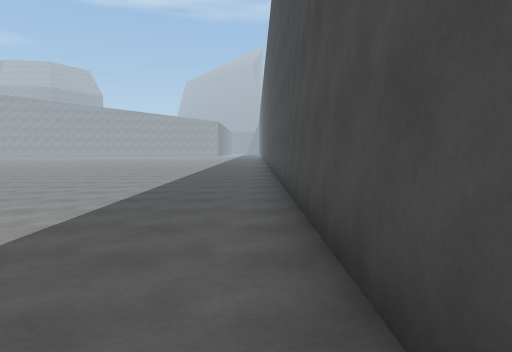
View 1 (above)

24 first-person views from a walk through a scene from a Unity 3-D project. The camera is 1.5 m above the floor, tilts 4° down and sees 70° across. The floor is counted in squares, 2 m on a side. Each view is taken from the middle of a square. On the plan, view 1 faces up. The plan holds only what a view shows up to about 11 squares ahead; the rest is blank. The place goes on beyond the plan. The player character is not drawn.

View 2
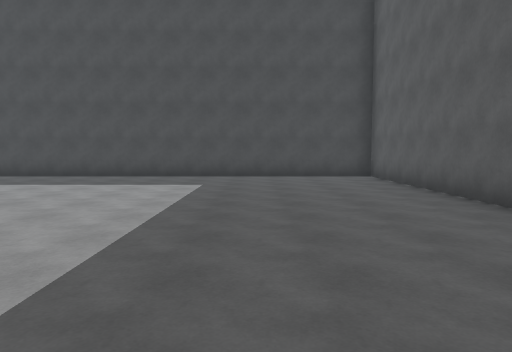

View 3
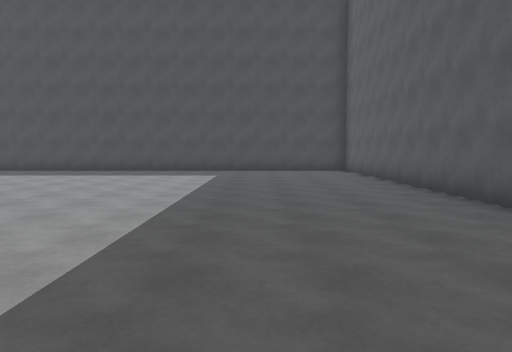

View 4
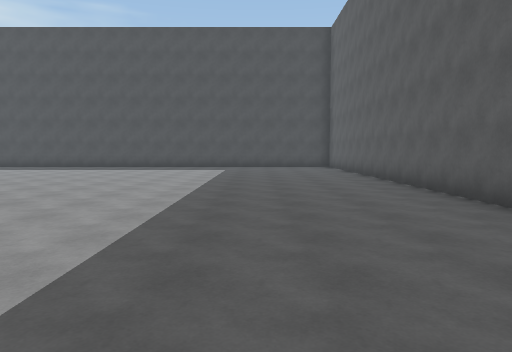

View 5
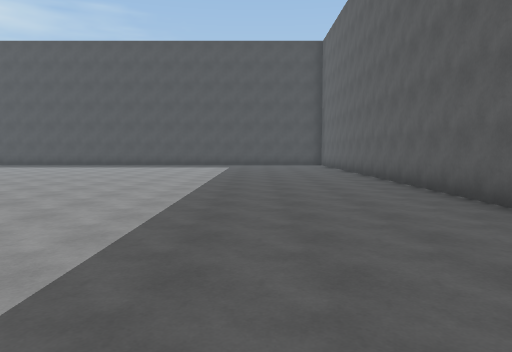

View 6
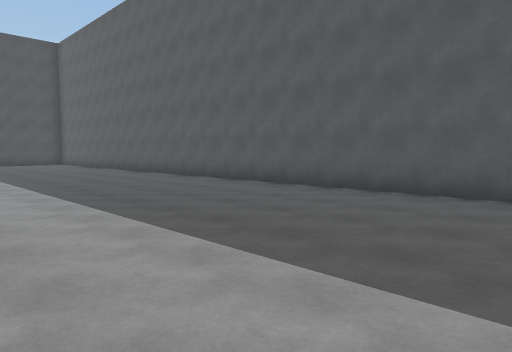

View 7
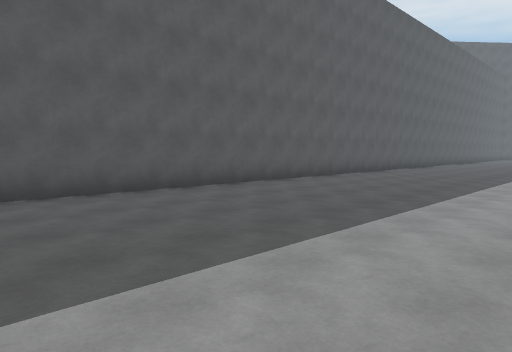

View 8
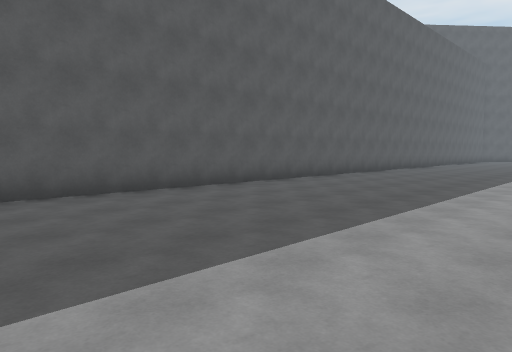

View 9
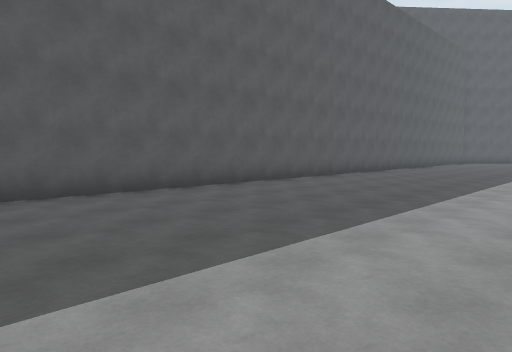

View 10
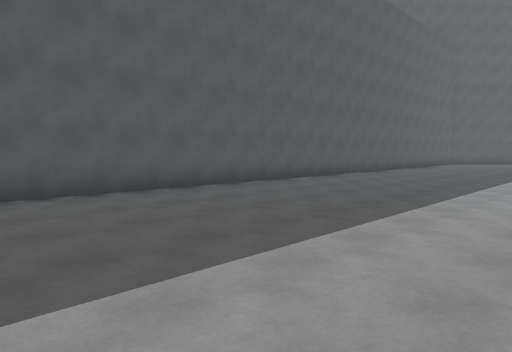

View 11
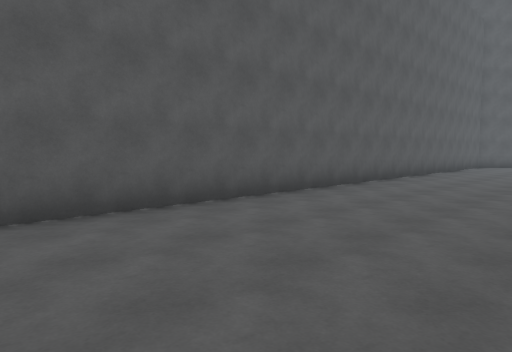

View 12
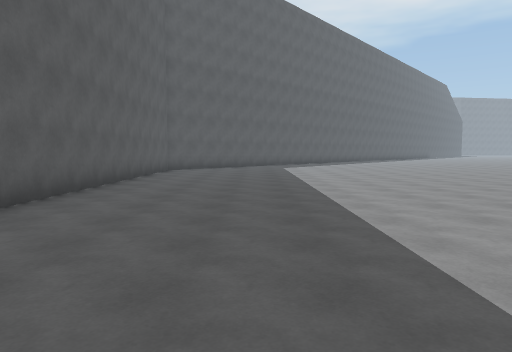

View 13
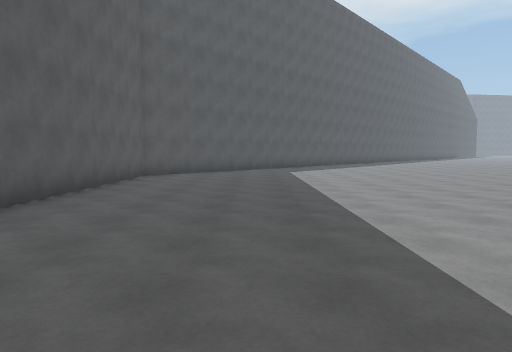

View 14
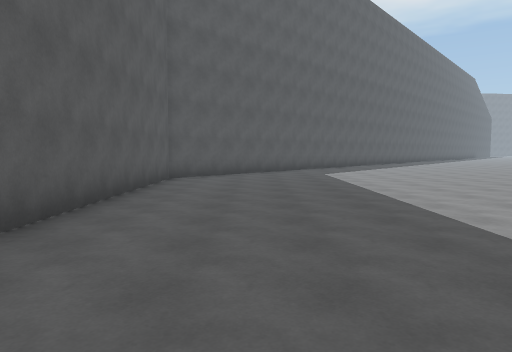

View 15
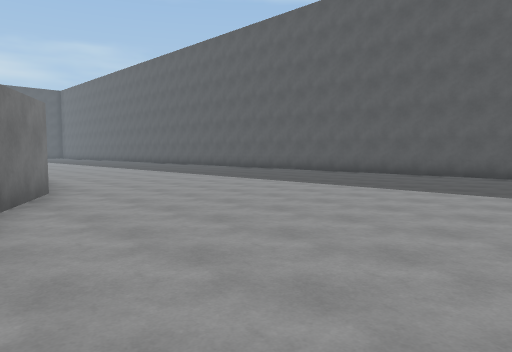

View 16
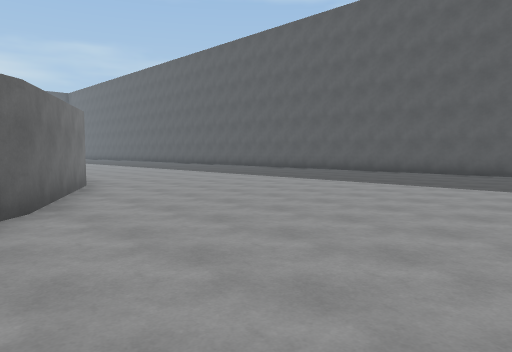

View 17
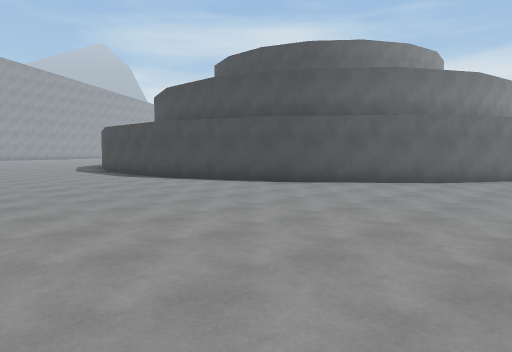

View 18
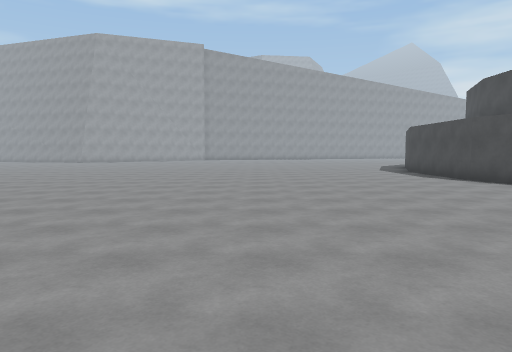

View 19
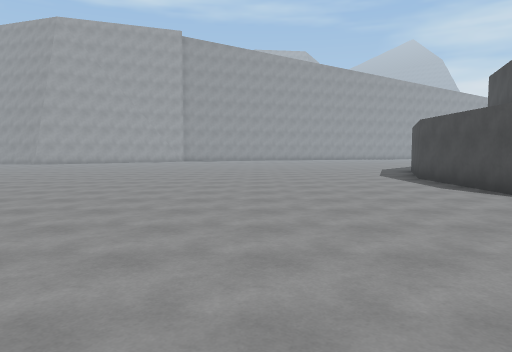

View 20
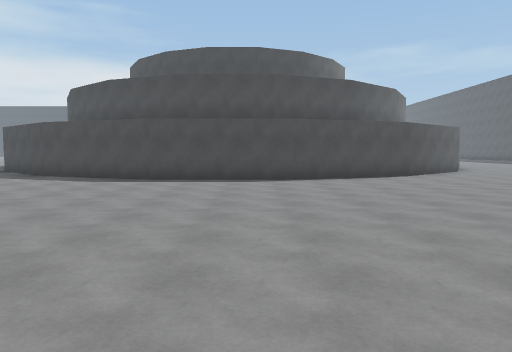

View 21
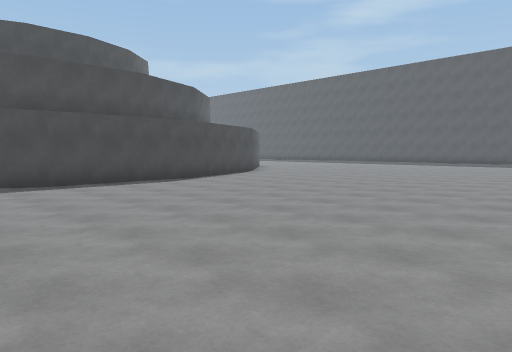

View 22
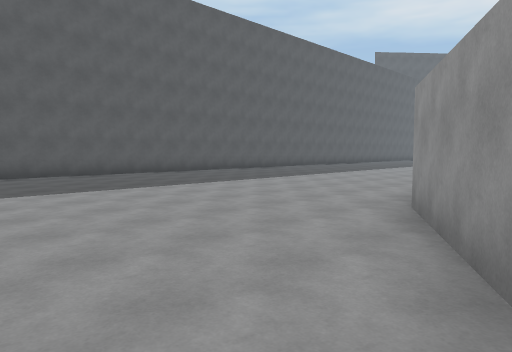

View 23
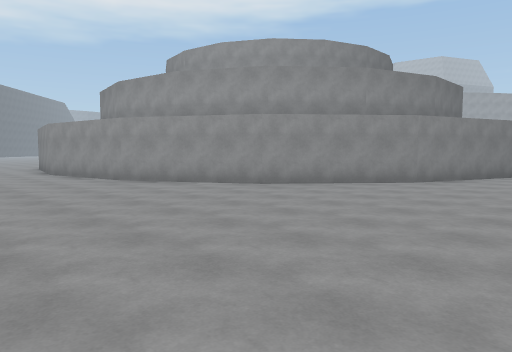

View 24
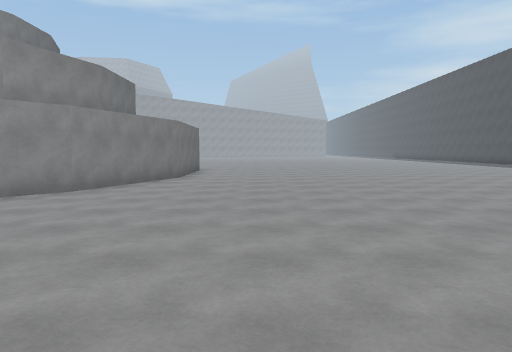

### Floor plan
Points are (right, up) in squares from view 1. A wall is a line through its corners. A room is listed if a view was taken in it or the views show most of it. See-through windows are left out.
Room 1 (views 1, 2, 3, 4, 5, 6, 7, 8, 9, 10, 11, 12, 13, 14, 15, 16, 17, 18, 19, 20, 21, 22, 23, 24)
walls: (-29, 4.1) (-32.1, 5.9) (-34.4, 8.7) (-35.7, 12.1) (-35.7, 15.7) (-34.6, 18.5); (-15.1, 13) (-15.1, 12.1) (-16.3, 8.7) (-18.7, 5.9) (-21.8, 4.1) (-25.1, 3.5); (-49.1, -4.1) (-47.7, -5.3) (0.6, -5.3) (0.6, 10.8)

Where each view was taken, in squares from view 1:
view 1: 0 up, 0 right, facing up
view 2: 2 down, 10 left, facing right
view 3: 2 down, 13 left, facing right
view 4: 2 down, 16 left, facing right
view 5: 2 down, 18 left, facing right
view 6: 1 up, 20 left, facing down-right
view 7: 1 up, 16 left, facing down-left
view 8: 1 up, 21 left, facing down-left
view 9: 1 up, 25 left, facing down-left
view 10: 1 up, 27 left, facing down-left
view 11: 1 down, 30 left, facing down-left
view 12: 2 down, 34 left, facing left
view 13: 2 down, 37 left, facing left
view 14: 3 down, 38 left, facing left
view 15: 6 up, 36 left, facing down-right
view 16: 7 up, 37 left, facing down-right
view 17: 3 up, 41 left, facing up-right
view 18: 3 up, 41 left, facing up
view 19: 6 up, 40 left, facing up
view 20: 13 up, 45 left, facing right
view 21: 18 up, 44 left, facing down-right
view 22: 6 up, 17 left, facing down-left
view 23: 0 up, 13 left, facing up-left
view 24: 2 up, 13 left, facing up
